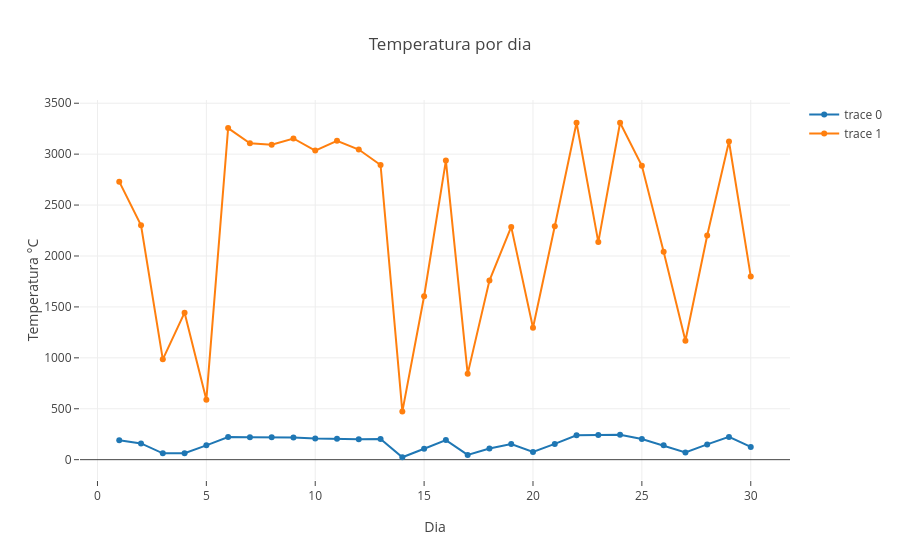

The cell this chart's notebook holds for it:
### Code cell
#1 - Qual a relação entre a radição solar com a geração de potência?
trace1 = pd.DataFrame(dfMT.groupby('dia').radiacao_solar_valor.mean()).reset_index()
trace2 = pd.DataFrame(dfFT.groupby('dia').potencia.mean()).reset_index()


trace1 = go.Scatter(
                    x = trace1['dia'],
                    y = trace1['radiacao_solar_valor'],
                    mode = 'lines+markers')
trace2 = go.Scatter(
                    x = trace2['dia'],
                    y = trace2['potencia'],
                    mode = 'lines+markers')


data = [trace1,trace2]
layout = dict(title = 'Temperatura por dia',
              xaxis= dict(title= 'Dia',zeroline= False,
                         ticks='outside'),
              yaxis = dict(title= 'Temperatura °C',
                            ticks='outside'
                          )
             )
fig = dict(data = data, layout = layout)
iplot(fig)

### Figure 1 — Plotly figure (JSON) as saved in the notebook; plotly's stock layout.template omitted (floating-point values rounded to 4 significant figures)
{"data": [{"mode": "lines+markers", "type": "scatter", "uid": "418f878e-c98b-4944-87be-01d0acf20c83", "x": [1, 2, 3, 4, 5, 6, 7, 8, 9, 10, 11, 12, 13, 14, 15, 16, 17, 18, 19, 20, 21, 22, 23, 24, 25, 26, 27, 28, 29, 30], "y": [190.8, 159.5, 62.34, 62.9, 140.5, 221.4, 220.2, 219.6, 218.6, 208.8, 204.2, 200.4, 202.7, 23.75, 106.9, 192.4, 46.34, 109.2, 153.2, 75.78, 154.5, 239.3, 242.9, 245.6, 203.6, 140.6, 71.45, 150.0, 223.7, 124.8]}, {"mode": "lines+markers", "type": "scatter", "uid": "4b9ecfc4-73bf-471d-b5bb-0b29119bb150", "x": [1, 2, 3, 4, 5, 6, 7, 8, 9, 10, 11, 12, 13, 14, 15, 16, 17, 18, 19, 20, 21, 22, 23, 24, 25, 26, 27, 28, 29, 30], "y": [2730.0, 2302.0, 985.1, 1443.0, 589.1, 3256.0, 3107.0, 3093.0, 3154.0, 3035.0, 3131.0, 3045.0, 2894.0, 471.8, 1605.0, 2937.0, 842.5, 1759.0, 2286.0, 1296.0, 2292.0, 3308.0, 2137.0, 3308.0, 2886.0, 2043.0, 1167.0, 2201.0, 3124.0, 1799.0]}], "layout": {"title": "Temperatura por dia", "xaxis": {"ticks": "outside", "title": "Dia", "zeroline": false}, "yaxis": {"ticks": "outside", "title": "Temperatura °C"}}}
